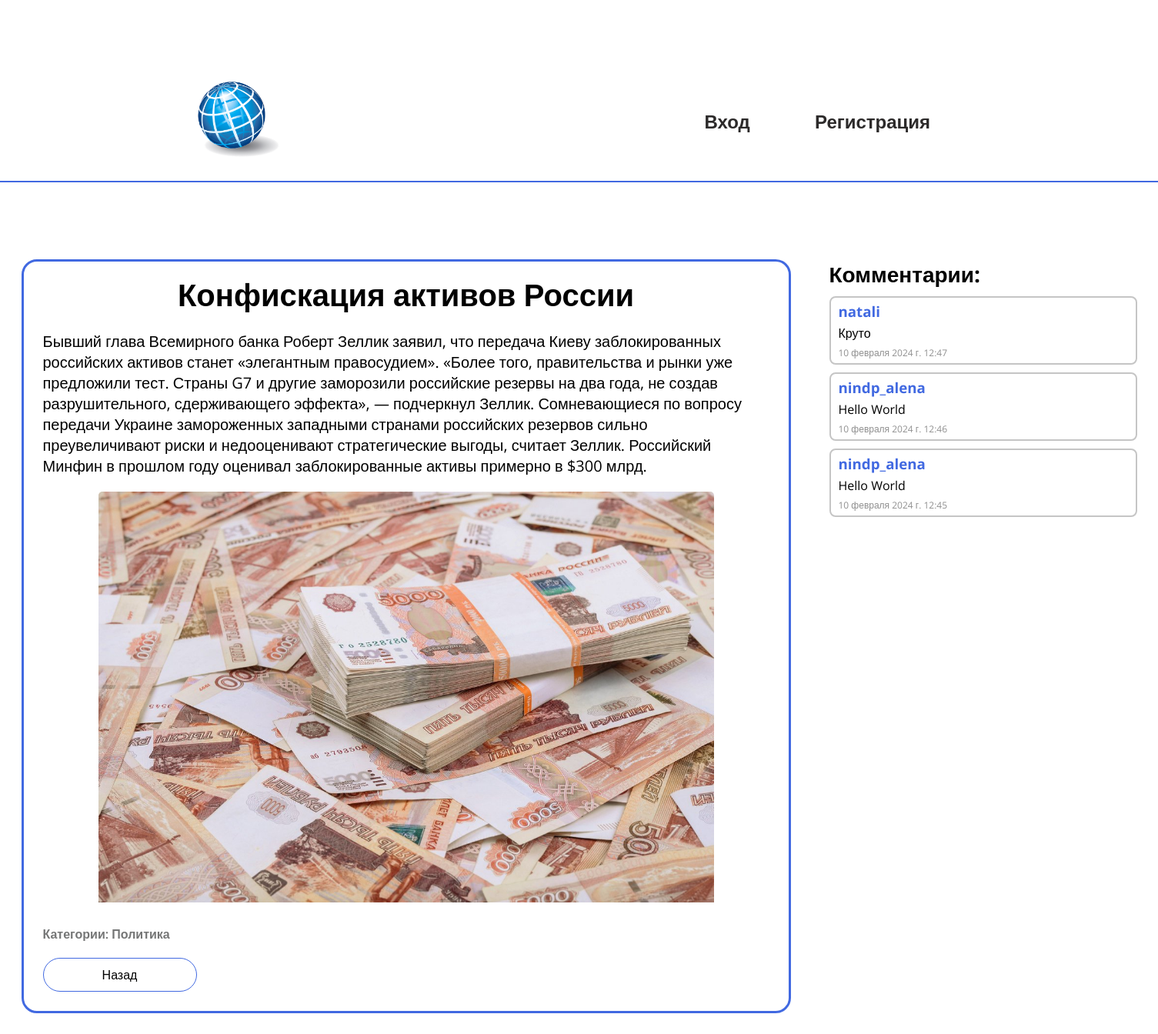
The page /news/1 on the database as committed earlier.
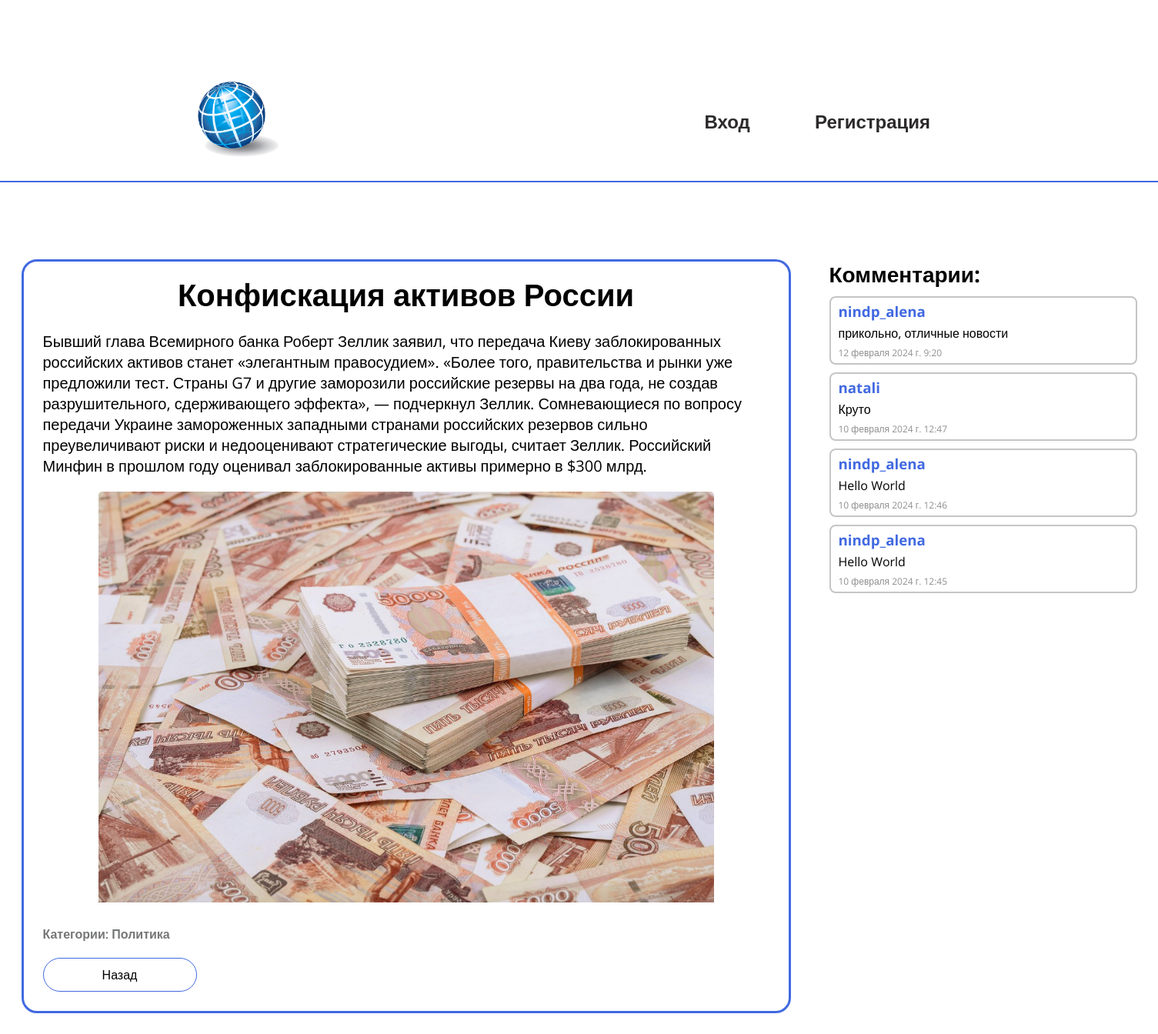
The same page on the database as committed later.
### website/models.py (models this page shows, shortened)
class Reviews(models.Model):
    user = models.ForeignKey(User, verbose_name="Пользователь", on_delete=models.PROTECT)
    news = models.ForeignKey(News, verbose_name="Новость", on_delete=models.PROTECT)
    text = models.TextField(verbose_name="Текст", max_length=3500)
    date = models.DateTimeField(verbose_name="Дата написания отзыва", auto_now_add=True)
    class Meta:
        verbose_name="Отзыв"
        verbose_name_plural = "Отзывы"
        ordering = ['-date']

### website/views.py (the view, shortened to what this page needs)
# urls.py: path('news/<int:id>', news_page),
def news_page(request, id):
    data = {
        "news": News.objects.get(id=id),
        "review_form": ReviewsForm(),
        "reviews": Reviews.objects.filter(news=id),
    }
    return render(request, "news_page.html", data)

### website/models.py (called while the page is built)
    def __str__(self):
        return self.name

### website/templates/news_page.html (shortened to what this page needs)
{% extends "base.html" %}
{% block content %}
<aside class="new">
    <h1 class="title_new"> {{ news.title }} </h1>
    <p class="desc_new">{{ news.description }}</p>
    <img class="photo_new" src="/media/{{ news.photo }}"/>
    <p class="new_category">Категории: {{ news.category }}</p>
    <a class="back" href="/">Назад</a>
</aside>
<section class="reviews">
    <h2>Комментарии:</h2>
    {% if not reviews %}
    <p class="no-comment">Комментариев пока нет...</p>
    {% else %}
    {% for review in reviews %}
    <article class="comment">
        <h3 class="head-comment">{{ review.user }}</h3>
        <p class="description-comment">{{ review.text }}</p>
        <p class="date-comment">{{ review.date }}</p>
    </article>
    {% endfor %}
    {% endif %}
</section>
{% endblock %}

Rows that differ between the two databases and show on the page:
added Reviews: user "nindp_alena", text "прикольно, отличные новости", date "12 февраля 2024 г. 9:20"
